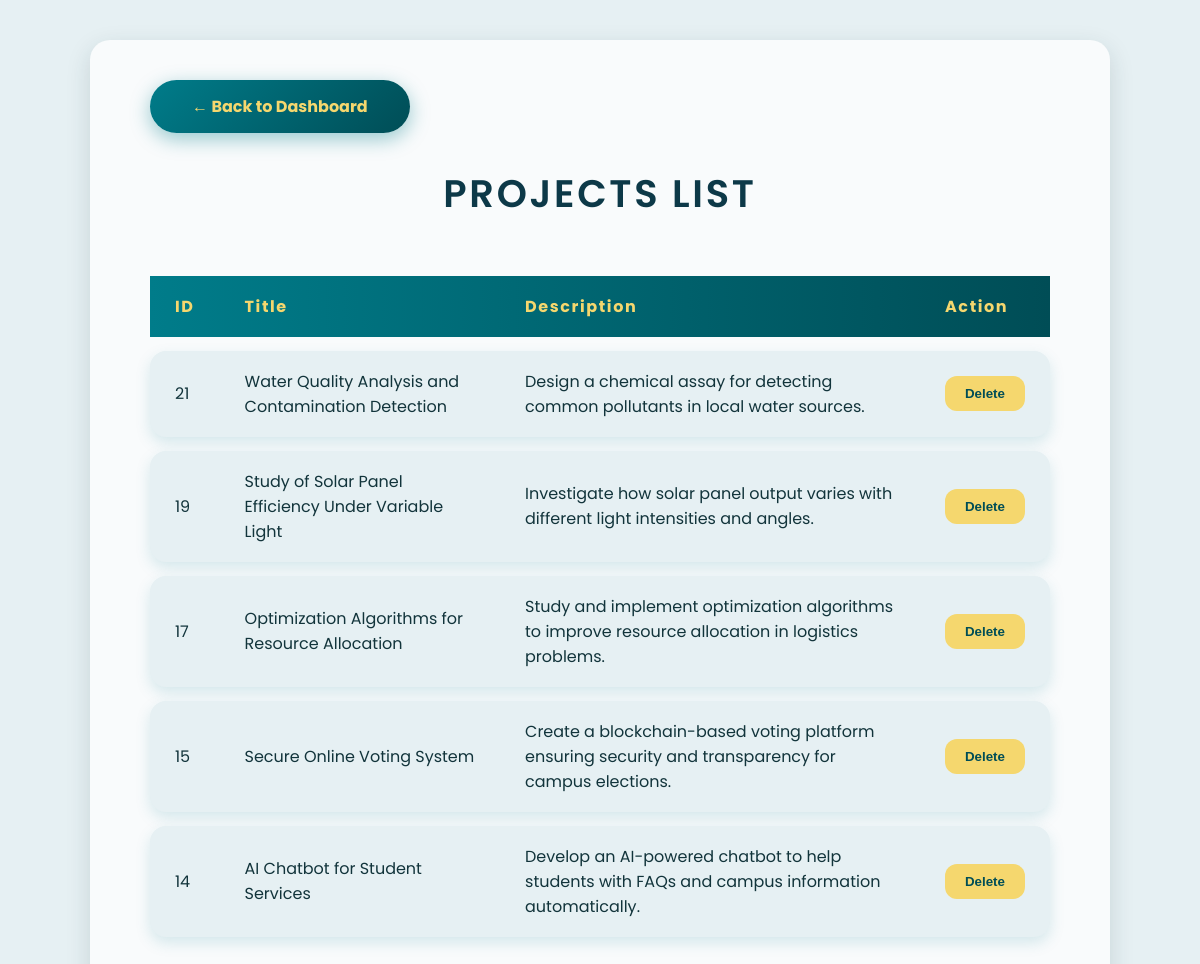
/admin_students_list.php (signed in), run on the app's committed database.
### tables this page shows
CREATE TABLE IF NOT EXISTS `projects` (
  `id` int NOT NULL AUTO_INCREMENT,
  `title` text NOT NULL,
  `description` text NOT NULL,
  `department` enum('computer_science','physics','chemistry','Mathematics') NOT NULL,
  PRIMARY KEY (`id`)
);

### admin_students_list.php (the view, shortened to what this page needs)
<?php
require 'db.php';
$result = mysqli_query($conn, "SELECT id, title, description FROM projects ORDER BY id DESC");
?>
<!DOCTYPE html>
<html lang="en">
<head>
</head>
<body>
<div class="container">
  <div class="button-row">
    <a href="admin_dashboard.php" class="back-button">← Back to Dashboard</a>
  </div>
  <h2>Projects List</h2>
  <table>
    <thead>
      <tr>
        <th>ID</th>
        <th>Title</th>
        <th>Description</th>
        <th>Action</th>
      </tr>
    </thead>
    <tbody>
      <?php while ($project = mysqli_fetch_assoc($result)): ?>
        <tr>
          <td><?= htmlspecialchars($project['id']) ?></td>
          <td><?= htmlspecialchars($project['title']) ?></td>
          <td><?= htmlspecialchars($project['description']) ?></td>
          <td>
            <form method="post" class="delete-form" onsubmit="return confirmDelete()">
              <button type="submit" class="delete-btn">Delete</button>
            </form>
          </td>
        </tr>
      <?php endwhile; ?>
    </tbody>
  </table>
</div>
</body>
</html>

### admin_students_list.php (style rules this page uses)
body { background: #e6f0f3; font-family: 'Poppins', sans-serif; margin: 0; padding: 40px 20px; color: #12343b; }
.container { max-width: 900px; margin: auto; background: #f9fbfc; border-radius: 20px; box-shadow: 0 8px 24px rgba(18, 52, 59, 0.15); padding: 40px 60px; }
h2 { text-align: center; font-weight: 600; font-size: 2.4rem; color: #0d3948; margin-bottom: 40px; text-transform: uppercase; letter-spacing: 0.07em; }
.button-row { display: flex; justify-content: flex-start; margin-bottom: 30px; }
.back-button { background: linear-gradient(135deg, #007c8a, #004d56); color: #f5d76e; font-weight: 700; padding: 14px 42px; border-radius: 30px; text-decoration: none; box-shadow: 0 6px 20px rgba(0, 124, 138, 0.4); transition: background 0.3s ease, box-shadow 0.3s ease; }
table { width: 100%; border-collapse: separate; border-spacing: 0 14px; }
thead tr { background: linear-gradient(90deg, #007c8a, #004d56); color: #f5d76e; font-weight: 700; letter-spacing: 0.1em; }
th, td { padding: 18px 25px; text-align: left; }
tbody tr { background: #e6f0f3; border-radius: 16px; box-shadow: 0 6px 15px rgba(0, 124, 138, 0.15); transition: background 0.3s ease, box-shadow 0.3s ease; }
tbody td:first-child { border-top-left-radius: 16px; border-bottom-left-radius: 16px; }
tbody td:last-child { border-top-right-radius: 16px; border-bottom-right-radius: 16px; }
form.delete-form { display: inline; }
.delete-btn { padding: 10px 20px; background-color: #f5d76e; border: none; border-radius: 12px; font-weight: 700; color: #004d56; cursor: pointer; transition: background-color 0.3s ease; }

### data on the page
projects: id "21", title "Water Quality Analysis and Contamination Detection", description "Design a chemical assay for detecting common pollutants in local water sources."
projects: id "19", title "Study of Solar Panel Efficiency Under Variable Light", description "Investigate how solar panel output varies with different light intensities and angles."
projects: id "17", title "Optimization Algorithms for Resource Allocation", description "Study and implement optimization algorithms to improve resource allocation in logistics problems."
projects: id "15", title "Secure Online Voting System", description "Create a blockchain-based voting platform ensuring security and transparency for campus elections."
projects: id "14", title "AI Chatbot for Student Services", description "Develop an AI-powered chatbot to help students with FAQs and campus information automatically."
